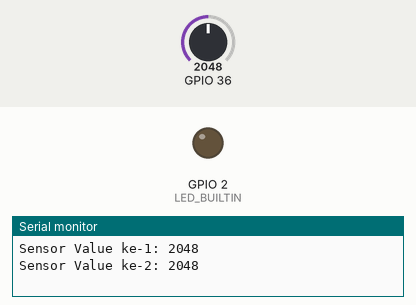
Simulated run of this sketch. Board: ESP32. Parts: output pins drawn as LEDs (lit = HIGH), the last lines printed to the serial monitor. Dashed ring = blinking. The test bench sets the inputs (shaded band); at power-on: GPIO 36 = 2048.

Above: at 4.8 s.
4.9 s: GPIO 36 set to 0
At 6.4 s:
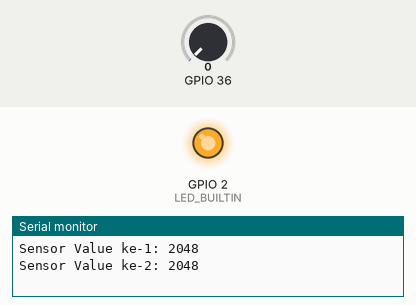
10.0 s: GPIO 36 set to 491
At 10.77 s:
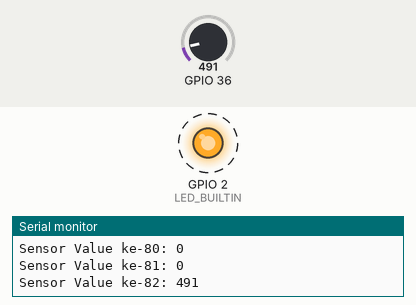
Timing chart, 0 to 21.1 s (numbered marks = the images above; inputs shaded):
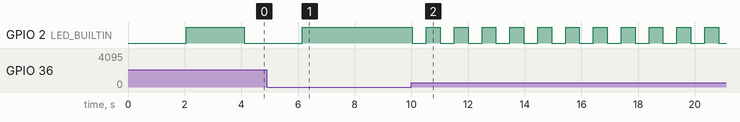

Measured:
- after the input at 4.9 s, GPIO 2 (LED_BUILTIN): goes on until 6.1 s, then stays HIGH
- after the input at 10.0 s, GPIO 2 (LED_BUILTIN): alternates HIGH for 0.49 s and LOW for 0.49 s, starting at once

The sketch:

potensiometer.ino
```cpp
int i = 0;

void setup() {
  Serial.begin(9600);

  pinMode(LED_BUILTIN, OUTPUT);
}

void loop() {
  int sensorValue = analogRead(A0);
  // int ledValue = (255.0 / 1024.0) * sensorValue;

  Serial.printf("Sensor Value ke-%d: ", ++i);
  Serial.println(sensorValue);

  digitalWrite(LED_BUILTIN, LOW);   // nyala
  delay(sensorValue);
  digitalWrite(LED_BUILTIN, HIGH);  // mati
  delay(sensorValue);
}
```
